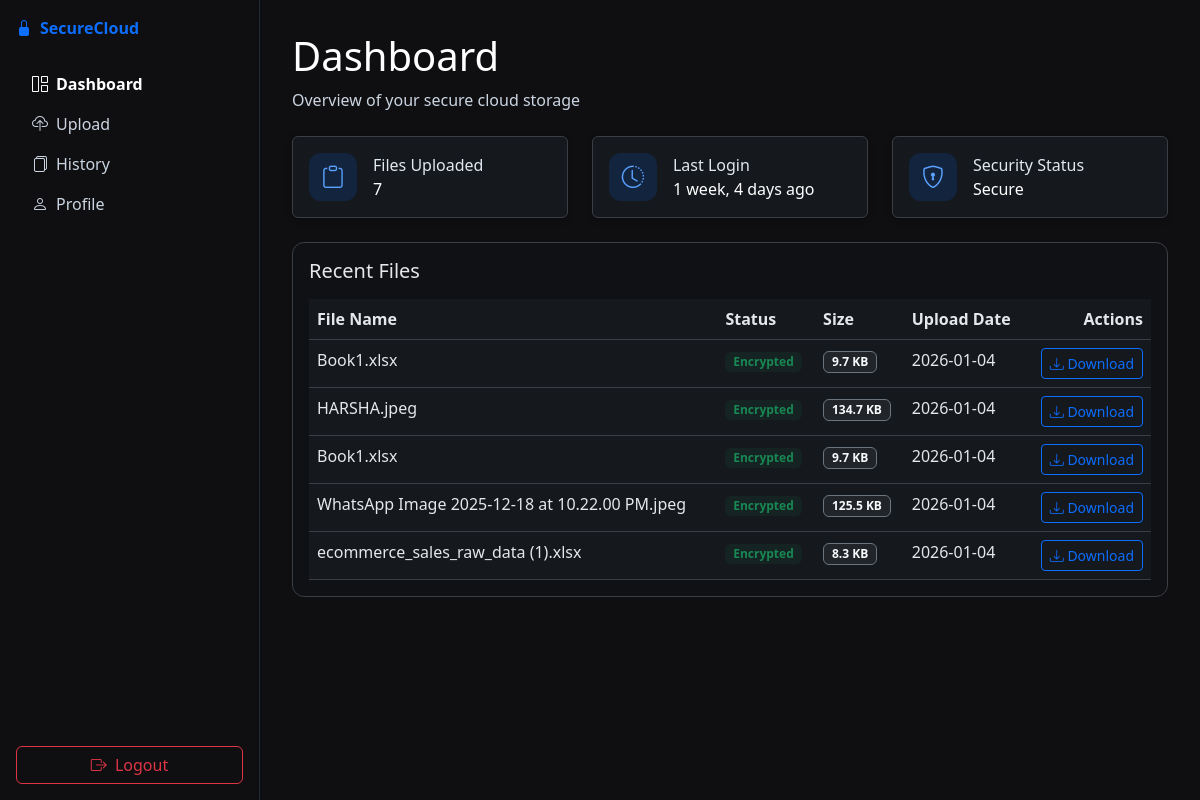
Page /dashboard/ (signed in) on the committed database.
### storage/models.py (models this page shows, shortened)
class StoredFile(models.Model):
    user = models.ForeignKey(User, on_delete=models.CASCADE, related_name='stored_files')
    original_name = models.CharField(max_length=255)
    cover_image = models.ImageField(upload_to='covers/')
    stego_image = models.ImageField(upload_to='stego/')
    nonce = models.BinaryField()
    data_length = models.IntegerField()
    created_at = models.DateTimeField(auto_now_add=True)

### storage/views.py (the view)
# urls.py: path('dashboard/', dashboard_view, name='dashboard'),
@login_required
def dashboard_view(request):
    files = StoredFile.objects.filter(user=request.user).order_by('-created_at')
    recent_files = list(files[:5])
    total_files = files.count()
    last_login = request.user.last_login
    ctx = {
        'recent_files': recent_files,
        'total_files': total_files,
        'last_login': last_login,
    }
    return render(request, 'storage/dashboard.html', ctx)

### templates/storage/dashboard.html (shortened to what this page needs)
{% extends 'base.html' %}
{% load static %}
{% block content %}
<div class="dashboard-body">
  <aside class="sidebar">
    <div class="sidebar-header d-flex align-items-center gap-2 mb-4">
      <i class="bi bi-lock-fill text-primary"></i>
      <a href="/" class="text-decoration-none fw-semibold">SecureCloud</a>
    </div>
    <nav class="nav flex-column">
      <a href="{% url 'dashboard' %}" class="nav-link active"><i class="bi bi-grid-1x2 me-2"></i>Dashboard</a>
      <a href="{% url 'upload' %}" class="nav-link"><i class="bi bi-cloud-upload me-2"></i>Upload</a>
      <a href="{% url 'file_list' %}" class="nav-link"><i class="bi bi-files me-2"></i>History</a>
      <a href="{% url 'profile' %}" class="nav-link"><i class="bi bi-person me-2"></i>Profile</a>
    </nav>
    <div class="mt-auto">
      <a href="{% url 'logout' %}" class="btn btn-outline-danger w-100 mb-3">
        <i class="bi bi-box-arrow-right me-1"></i> Logout
      </a>
    </div>
  </aside>
  <main class="main-content">
    <div class="page-header mb-4">
      <h1 class="page-title">Dashboard</h1>
      <p class="text-muted mb-0">Overview of your secure cloud storage</p>
    </div>
    <div class="row g-4 mb-4">
      <div class="col-md-4">
        <div class="card h-100">
          <div class="card-body">
            <div class="d-flex align-items-center gap-3">
              <div class="card-icon"><i class="bi bi-clipboard"></i></div>
              <div>
                <div class="card-label">Files Uploaded</div>
                <div class="card-value">{{ total_files }}</div>
              </div>
            </div>
          </div>
        </div>
      </div>
      <div class="col-md-4">
        <div class="card h-100">
          <div class="card-body">
            <div class="d-flex align-items-center gap-3">
              <div class="card-icon"><i class="bi bi-clock-history"></i></div>
              <div>
                <div class="card-label">Last Login</div>
                <div class="card-value">
                  {% if last_login %}{{ last_login|timesince }} ago{% else %}-{% endif %}
                </div>
              </div>
            </div>
          </div>
        </div>
      </div>
      <div class="col-md-4">
        <div class="card h-100">
          <div class="card-body">
            <div class="d-flex align-items-center gap-3">
              <div class="card-icon"><i class="bi bi-shield-lock"></i></div>
              <div>
                <div class="card-label">Security Status</div>
                <div class="card-value">Secure</div>
              </div>
            </div>
          </div>
        </div>
      </div>
    </div>
    <div class="table-container">
      <h5 class="mb-3">Recent Files</h5>
      <div class="table-responsive">
        <table class="table table-hover mb-0">
          <thead>
            <tr>
              <th>File Name</th>
              <th>Status</th>
              <th>Size</th>
              <th>Upload Date</th>
              <th class="text-end">Actions</th>
            </tr>
          </thead>
          <tbody>
            {% for f in recent_files %}
            <tr>
              <td class="fw-medium">{{ f.original_name }}</td>
              <td><span class="badge bg-success bg-opacity-10 text-success">Encrypted</span></td>
              <td>
                <span class="badge bg-dark text-light border border-secondary">
                  {% if f.data_length %}{{ f.data_length|filesizeformat }}{% else %}-{% endif %}
                </span>
              </td>
              <td>{{ f.created_at|date:"Y-m-d" }}</td>
              <td class="text-end">
                <a href="{% url 'download' f.pk %}" class="btn btn-sm btn-outline-primary">
                  <i class="bi bi-download"></i> Download
                </a>
              </td>
            </tr>
            {% empty %}
            <tr>
              <td colspan="5" class="text-center text-muted py-5">
                No recent files
              </td>
            </tr>
            {% endfor %}
          </tbody>
        </table>
      </div>
    </div>
  </main>
</div>
{% endblock %}

### static/css/style.css (style rules this page uses)
body { background-color: #0f0f12; color: #e5e7eb; }
.card { --bs-card-bg: #15181d; --bs-card-border-color: #3b3f45; --bs-card-color: #e5e7eb; background-color: var(--bs-card-bg); border-color: var(--bs-card-border-color); color: var(--bs-card-color); box-shadow: 0 2px 6px rgba(0,0,0,0.25); }
.table { --bs-table-bg: #15181d; --bs-table-color: #e5e7eb; --bs-table-border-color: #3b3f45; background-color: var(--bs-table-bg); color: var(--bs-table-color); border-color: var(--bs-table-border-color); }
.table tbody tr, .table tbody td, .table thead th { background-color: #15181d; color: #e5e7eb; border-color: #3b3f45; }

### templates/storage/dashboard.html (style rules this page uses)
.dashboard-body { display:flex;min-height:100vh;background-color:#0f0f12 }
.sidebar { width:260px;border-right:1px solid #1e293b;padding:1rem 1rem 0;color:#e5e7eb;display:flex;flex-direction:column }
.nav-link { color:#cbd5e1 }
.nav-link.active { color:#ffffff;font-weight:600 }
.main-content { flex:1;padding:2rem;color:#e5e7eb }
.page-title { color:#ffffff }
.text-muted { color:#cbd5e1 !important }
.card-icon { width:48px;height:48px;border-radius:12px;background-color:rgba(13,110,253,.15);display:flex;align-items:center;justify-content:center;font-size:1.4rem;color:#5aa2ff }
.card-label { color:#e2e8f0 }
.card-value { color:#ffffff }
.table-container { border:1px solid #3b3f45;border-radius:.75rem;padding:1rem;background-color:#0f1115;color:#e5e7eb }

### rows in the picture
StoredFile: original_name "Book1.xlsx", data_length|filesizeformat "9.7 KB", created_at "2026-01-04"
StoredFile: original_name "HARSHA.jpeg", data_length|filesizeformat "134.7 KB", created_at "2026-01-04"
StoredFile: original_name "Book1.xlsx", data_length|filesizeformat "9.7 KB", created_at "2026-01-04"
StoredFile: original_name "WhatsApp Image 2025-12-18 at 10.22.00 PM.jpeg", data_length|filesizeformat "125.5 KB", created_at "2026-01-04"
StoredFile: original_name "ecommerce_sales_raw_data (1).xlsx", data_length|filesizeformat "8.3 KB", created_at "2026-01-04"

### other values in the picture
{{ total_files }} "7"
{{ last_login|timesince }} "1 week, 4 days"
